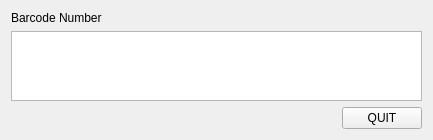
<?xml version="1.0" encoding="UTF-8"?>
<ui version="4.0">
 <class>Form</class>
 <widget class="QWidget" name="Form">
  <property name="geometry">
   <rect>
    <x>0</x>
    <y>0</y>
    <width>433</width>
    <height>133</height>
   </rect>
  </property>
  <property name="windowTitle">
   <string>Form</string>
  </property>
  <layout class="QVBoxLayout" name="verticalLayout">
   <item>
    <widget class="QLabel" name="label">
     <property name="text">
      <string>Barcode Number</string>
     </property>
    </widget>
   </item>
   <item>
    <widget class="QTextBrowser" name="textBrowser">
     <property name="enabled">
      <bool>true</bool>
     </property>
    </widget>
   </item>
   <item>
    <layout class="QHBoxLayout" name="horizontalLayout">
     <item>
      <spacer name="horizontalSpacer">
       <property name="orientation">
        <enum>Qt::Horizontal</enum>
       </property>
       <property name="sizeHint" stdset="0">
        <size>
         <width>238</width>
         <height>20</height>
        </size>
       </property>
      </spacer>
     </item>
     <item>
      <widget class="QPushButton" name="pushButton">
       <property name="text">
        <string>QUIT</string>
       </property>
      </widget>
     </item>
    </layout>
   </item>
  </layout>
 </widget>
 <resources/>
 <connections>
  <connection>
   <sender>pushButton</sender>
   <signal>clicked()</signal>
   <receiver>Form</receiver>
   <slot>close()</slot>
   <hints>
    <hint type="sourcelabel">
     <x>326</x>
     <y>256</y>
    </hint>
    <hint type="destinationlabel">
     <x>203</x>
     <y>214</y>
    </hint>
   </hints>
  </connection>
 </connections>
</ui>
